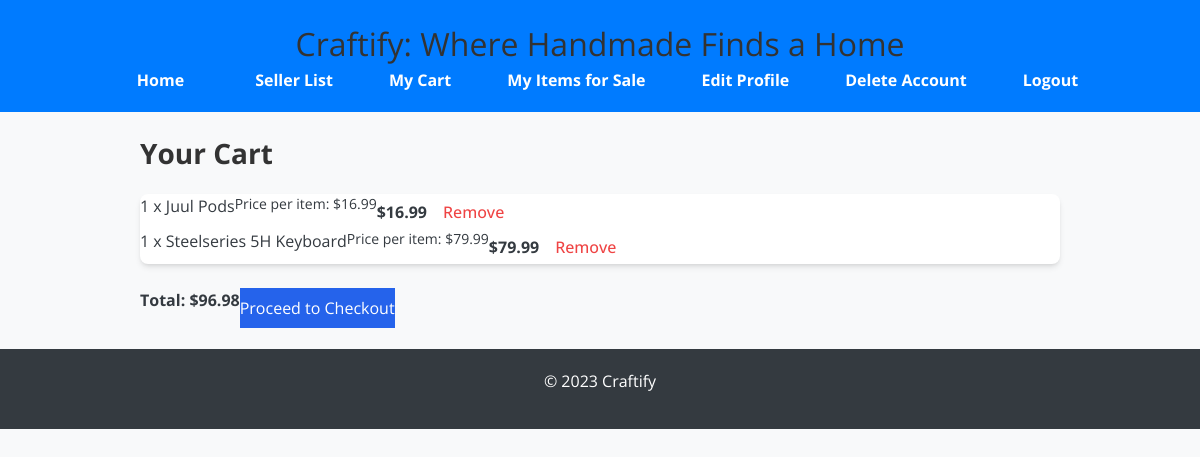
Before: /cart/ (signed in) with the older database file.
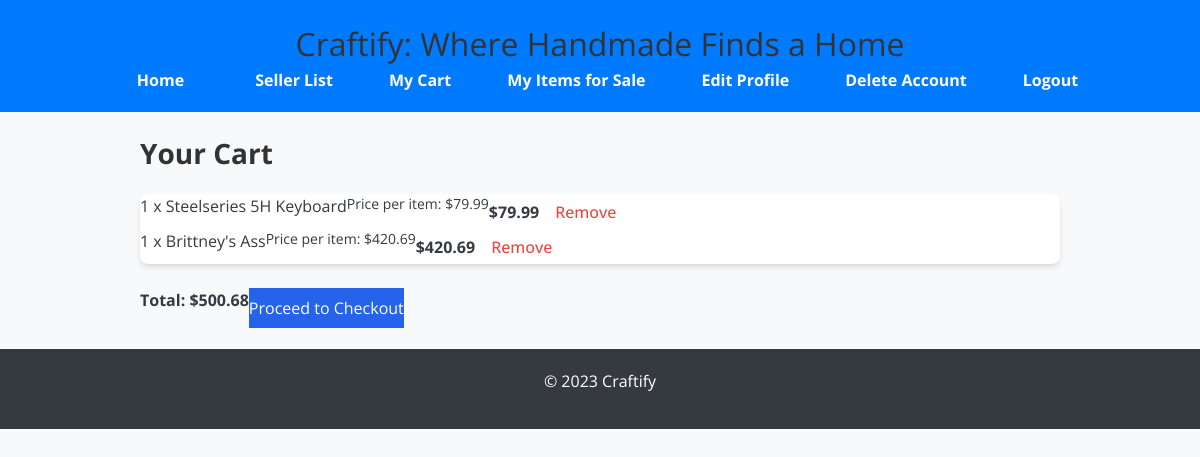
After: the same page with the newer database file.
### craftify/models/cart_controller.py (models this page shows, shortened)
class CartItem(models.Model):
    cart = models.ForeignKey(Cart, on_delete=models.CASCADE, related_name='items')
    item = models.ForeignKey(Item, on_delete=models.CASCADE)
    quantity = models.PositiveIntegerField(default=1)
    added_at = models.DateTimeField(default=timezone.now)  # Ensure this field exists
    def get_total_price(self):
        return self.item.price * self.quantity

class Cart(models.Model):
    user = models.OneToOneField(
        settings.AUTH_USER_MODEL,
        on_delete=models.CASCADE,
        related_name='cart',
        help_text="User who owns the cart"
    )
    created_at = models.DateTimeField(auto_now_add=True)
    updated_at = models.DateTimeField(auto_now=True)
    def get_total_price(self):
        return sum(item.get_total_price() for item in self.items.all())

### craftify/models/item_controller.py (models this page shows, shortened)
class Item(models.Model):
    name = models.CharField(max_length=255)
    description = models.TextField()
    price = models.DecimalField(
        max_digits=10,
        decimal_places=2,
        default=0.01,
        validators=[
            MinValueValidator(0.01)
        ]
    )
    quantity = models.PositiveIntegerField(
        validators=[
            MinValueValidator(1)
        ]
    )
    created_at = models.DateTimeField(auto_now_add=True)
    seller = models.ForeignKey(settings.AUTH_USER_MODEL, on_delete=models.CASCADE, related_name='items_for_sale')
    image = models.ImageField(upload_to='item_images/', null=True, blank=True)
    category = models.CharField(max_length=100, null=True, blank=True)
    class Meta:
        ordering = ['-created_at']
        verbose_name = "Item"
        verbose_name_plural = "Items"
        indexes = [
            models.Index(fields=['seller']),
            models.Index(fields=['name']),
        ]
        unique_together = ('seller', 'name')

### craftify/views/cart_views.py (the view)
# urls.py: path('cart/', cart_views.view_cart, name='cart'),
@login_required
def view_cart(request):
    cart, _ = Cart.objects.get_or_create(user=request.user)
    cart_items = cart.items.all()
    context = {
        'cart': cart,
        'cart_items': cart_items,
    }
    return render(request, 'cart.html', context)

### craftify/templates/cart.html (shortened to what this page needs)
{% extends 'base.html' %}
{% block content %}
<div class="container mx-auto py-8 px-4 sm:px-6 lg:px-8">
    <h2 class="text-2xl font-bold mb-6 text-gray-800">Your Cart</h2>
    {% if cart.items.all|length > 0 %}
        <ul class="cart-items space-y-4 bg-white rounded-lg p-6 shadow-md">
            {% for item in cart.items.all %}
                <li class="cart-item flex items-center justify-between border-b border-gray-200 pb-4">
                    <div class="flex flex-col">
                        <span class="text-lg font-semibold text-gray-800">{{ item.quantity }} x {{ item.item.name }}</span>
                        <p class="text-sm text-gray-500">Price per item: ${{ item.item.price }}</p>
                    </div>
                    <div class="flex items-center space-x-4">
                        <span class="text-lg font-bold text-gray-800">${{ item.get_total_price }}</span>
                        <form method="post" action="{% url 'remove_item' item.item.id %}">
                            <button type="submit" class="text-red-500 hover:text-red-600 font-medium focus:outline-none">
                                Remove
                            </button>
                        </form>
                    </div>
                </li>
            {% endfor %}
        </ul>
        <div class="flex items-center justify-between mt-6">
            <p class="cart-total text-xl font-bold text-gray-800">Total: ${{ cart.get_total_price }}</p>
            <a href="{% url 'checkout' %}" class="inline-block bg-blue-600 text-white px-6 py-2 rounded hover:bg-blue-700 focus:outline-none focus:ring-2 focus:ring-blue-500 focus:ring-offset-2">
                Proceed to Checkout
            </a>
        </div>
    {% else %}
        <p class="text-gray-600">Your cart is empty.</p>
    {% endif %}
</div>
{% endblock %}

Changed rows visible on the page:
removed CartItem: quantity "1", item.name "Juul Pods", item.price "16.99", get_total_price "16.99"
added CartItem: quantity "1", item.name "Brittney's Ass", item.price "420.69", get_total_price "420.69"
computed for Cart: get_total_price "96.98" → "500.68"
